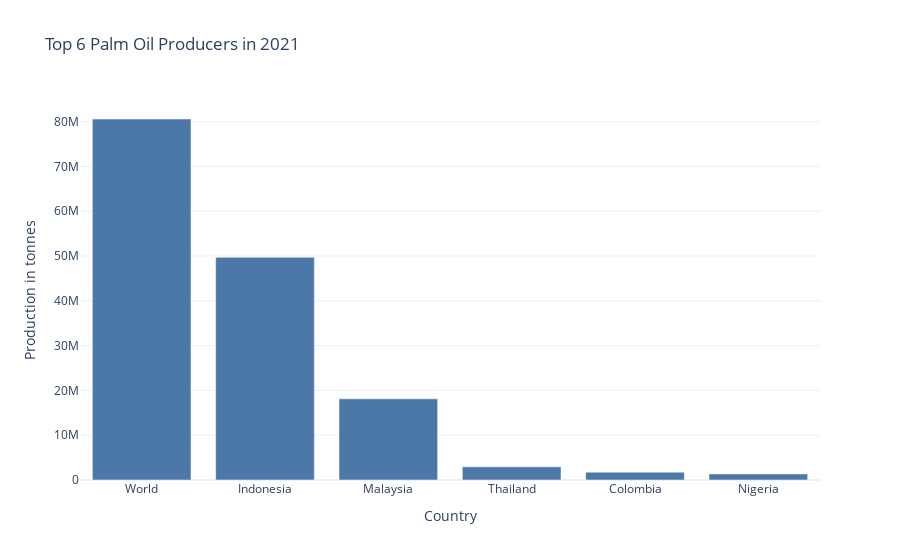

The notebook cell this image was saved under:
### Markdown cell above
## Introduction

With the emergence of more and more palm oil-free products, it seems that palm oil is almost a thing of the past. Spurred on by horror stories of orangutans without trees and burning trees giving way to rows of oil palm trees, more and more people are opting for these products. This seems a very reasonable choice. However, it could be that the solution to this problem takes a more counter-intuitive approach: choose palm oil instead.

Using various charts, we will try to present relevant data in as clear a way as possible, so that you can learn more about these two sides of the discussion and make your own choice on which option is best.

In this analysis, we will concentrate exclusively on Malaysia and Indonesia, as these two countries are the predominant producers of palm oil globally. Together, they account for nearly 85% of the world's palm oil supply, making them the most significant players in the industry.

### Code cell
import pandas as pd
import plotly.express as px

# Load the dataset
df = pd.read_csv('../Datasets/palm-oil-production.csv')

# Filter data for the year 2021
df_2021 = df.loc[df['Year'] == 2021]

# Sort by production to get the top 6 entries
df_2021_top6 = df_2021.sort_values(by='Production', ascending=False).head(6)

# Define colors for the top 6 producers using provided palette
colors = px.colors.qualitative.T10[:len(df_2021_top6)]

# Plot a bar chart
fig = px.bar(df_2021_top6, 
             x='Entity', 
             y='Production', 
             title='Top 6 Palm Oil Producers in 2021', 
             labels={'Production': 'Production in tonnes', 'Entity': 'Country'},
             template='plotly_white',
             color_discrete_sequence=colors)  # Assign colors to bars

# Show the plot
fig.show()

### Figure 1 — Plotly figure (JSON) as saved in the notebook; plotly's stock layout.template omitted (floating-point values rounded to 4 significant figures)
{"data": [{"alignmentgroup": "True", "hovertemplate": "Country=%{x}<br>Production in tonnes=%{y}<extra></extra>", "legendgroup": "", "marker": {"color": "#4C78A8", "pattern": {"shape": ""}}, "name": "", "offsetgroup": "", "orientation": "v", "showlegend": false, "textposition": "auto", "type": "bar", "x": ["World", "Indonesia", "Malaysia", "Thailand", "Colombia", "Nigeria"], "xaxis": "x", "y": [80584560, 49710344, 18116354, 2940000, 1747773, 1350000], "yaxis": "y"}], "layout": {"barmode": "relative", "legend": {"tracegroupgap": 0}, "title": {"text": "Top 6 Palm Oil Producers in 2021"}, "xaxis": {"anchor": "y", "domain": [0, 1], "title": {"text": "Country"}}, "yaxis": {"anchor": "x", "domain": [0, 1], "title": {"text": "Production in tonnes"}}}}
